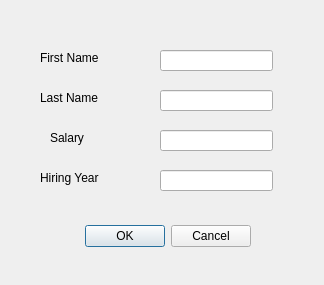
<?xml version="1.0" encoding="UTF-8"?>
<ui version="4.0">
 <class>addRecordForm</class>
 <widget class="QDialog" name="addRecordForm">
  <property name="geometry">
   <rect>
    <x>0</x>
    <y>0</y>
    <width>324</width>
    <height>285</height>
   </rect>
  </property>
  <property name="windowTitle">
   <string>Dialog</string>
  </property>
  <widget class="QDialogButtonBox" name="buttonBox">
   <property name="geometry">
    <rect>
     <x>-90</x>
     <y>220</y>
     <width>341</width>
     <height>32</height>
    </rect>
   </property>
   <property name="orientation">
    <enum>Qt::Horizontal</enum>
   </property>
   <property name="standardButtons">
    <set>QDialogButtonBox::Cancel|QDialogButtonBox::Ok</set>
   </property>
  </widget>
  <widget class="QLabel" name="firstLabel">
   <property name="geometry">
    <rect>
     <x>40</x>
     <y>50</y>
     <width>91</width>
     <height>16</height>
    </rect>
   </property>
   <property name="text">
    <string>First Name</string>
   </property>
  </widget>
  <widget class="QLabel" name="hireLabel">
   <property name="geometry">
    <rect>
     <x>40</x>
     <y>170</y>
     <width>81</width>
     <height>16</height>
    </rect>
   </property>
   <property name="text">
    <string>Hiring Year</string>
   </property>
  </widget>
  <widget class="QLineEdit" name="lineEditLast">
   <property name="geometry">
    <rect>
     <x>160</x>
     <y>90</y>
     <width>113</width>
     <height>21</height>
    </rect>
   </property>
  </widget>
  <widget class="QLineEdit" name="lineEditSalary">
   <property name="geometry">
    <rect>
     <x>160</x>
     <y>130</y>
     <width>113</width>
     <height>21</height>
    </rect>
   </property>
  </widget>
  <widget class="QLineEdit" name="lineEditFirst">
   <property name="geometry">
    <rect>
     <x>160</x>
     <y>50</y>
     <width>113</width>
     <height>21</height>
    </rect>
   </property>
  </widget>
  <widget class="QLabel" name="salaryLabel">
   <property name="geometry">
    <rect>
     <x>50</x>
     <y>130</y>
     <width>59</width>
     <height>16</height>
    </rect>
   </property>
   <property name="text">
    <string>Salary</string>
   </property>
  </widget>
  <widget class="QLabel" name="lastLabel">
   <property name="geometry">
    <rect>
     <x>40</x>
     <y>90</y>
     <width>81</width>
     <height>16</height>
    </rect>
   </property>
   <property name="text">
    <string>Last Name</string>
   </property>
  </widget>
  <widget class="QLineEdit" name="lineEditHire">
   <property name="geometry">
    <rect>
     <x>160</x>
     <y>170</y>
     <width>113</width>
     <height>21</height>
    </rect>
   </property>
  </widget>
 </widget>
 <resources/>
 <connections>
  <connection>
   <sender>buttonBox</sender>
   <signal>rejected()</signal>
   <receiver>addRecordForm</receiver>
   <slot>reject()</slot>
   <hints>
    <hint type="sourcelabel">
     <x>316</x>
     <y>260</y>
    </hint>
    <hint type="destinationlabel">
     <x>286</x>
     <y>274</y>
    </hint>
   </hints>
  </connection>
  <connection>
   <sender>buttonBox</sender>
   <signal>accepted()</signal>
   <receiver>addRecordForm</receiver>
   <slot>accept()</slot>
   <hints>
    <hint type="sourcelabel">
     <x>248</x>
     <y>254</y>
    </hint>
    <hint type="destinationlabel">
     <x>157</x>
     <y>274</y>
    </hint>
   </hints>
  </connection>
 </connections>
</ui>
